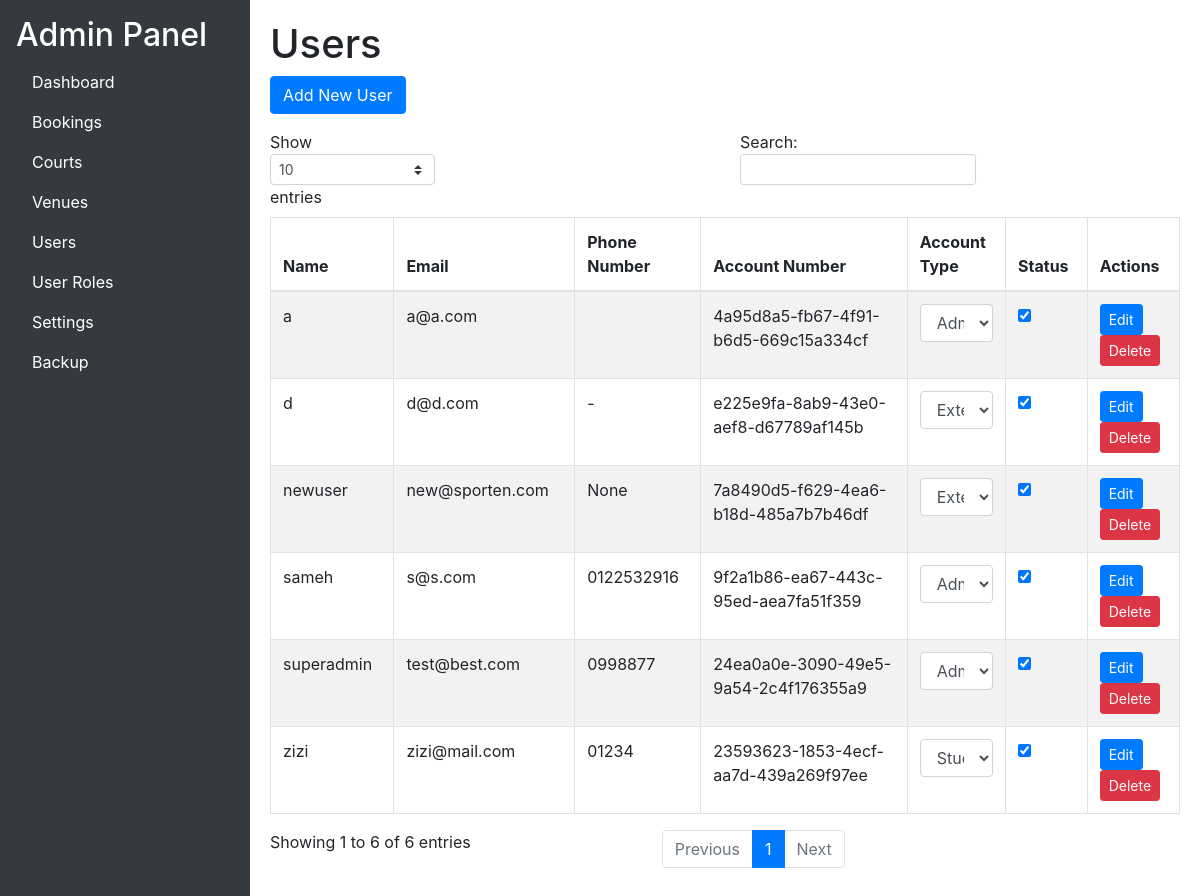
The app's page /adminpanel/users/ (signed in), older data.
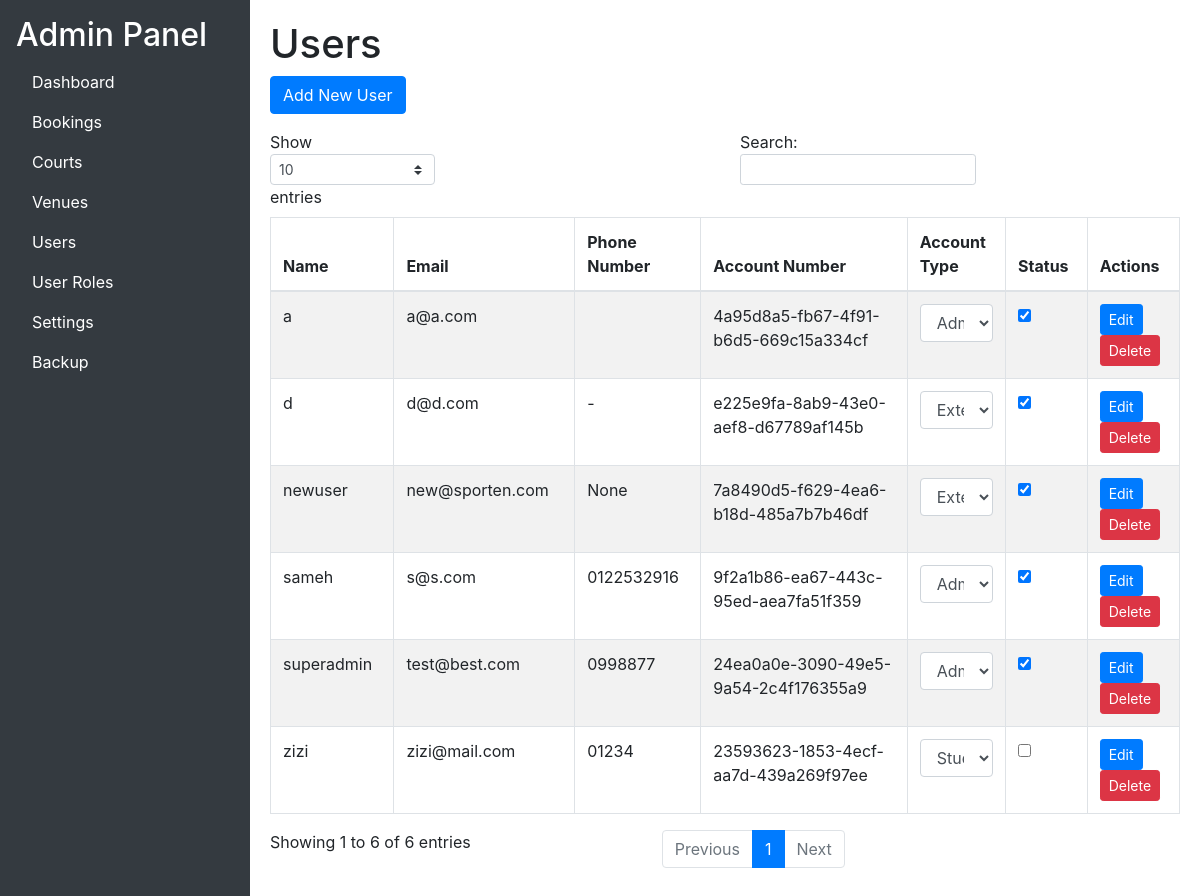
The same page, newer data.
### base/models.py (models this page shows, shortened)
class User(AbstractBaseUser, PermissionsMixin):
    accountChoices = [
        ('EXT', 'External'),
        ('STU', 'Student'),
        ('STA', 'Staff'),
        ('ADM', 'Admin'),
    ]
    userID = models.UUIDField(primary_key=True, default=uuid.uuid4, editable=False)
    name = models.CharField(max_length=255)
    email = models.EmailField(_("email address"), unique=True)
    phone_num = models.CharField(max_length=255, null=True)
    accountType = models.CharField(
        max_length=10,
        choices=accountChoices,
        default='EXT',
    )
    is_active = models.BooleanField(default=True)
    is_staff = models.BooleanField(default=False)
    date_joined = models.DateTimeField(default=timezone.now)  # New field added
    objects = CustomAccountManager()
    USERNAME_FIELD = 'email'
    REQUIRED_FIELDS = ['name']

### base/views.py (the view)
# urls.py: path('adminpanel/users/', views.admin_users, name='admin_users'),
@login_required
@user_passes_test(is_admin)
def admin_users(request):
    users = User.objects.all()
    context = {
        'users': users,
    }
    return render(request, 'adminpanel/users.html', context)

### base/views.py (called while the page is built)
def is_admin(user):
    return user.is_staff

### base/templates/adminpanel/users.html (shortened to what this page needs)
{% extends "adminpanel/base_admin.html" %}
{% block content %}
    <h1>Users</h1>
    <a href="{% url 'create_user' %}" class="btn btn-primary mb-3">Add New User</a>
    <table id="usersTable" class="table table-striped table-bordered">
        <thead>
            <tr>
                <th>Name</th>
                <th>Email</th>
                <th>Phone Number</th>
                <th>Account Number</th>
                <th>Account Type</th>
                <th>Status</th>
                <th>Actions</th>
            </tr>
        </thead>
        <tbody>
            {% for user in users %}
            <tr>
                <td>{{ user.name }}</td>
                <td>{{ user.email }}</td>
                <td>{{ user.phone_num }}</td>
                <td>{{ user.userID }}</td>
                <td>
                    <select onchange="updateUserAccountType('{{ user.userID }}', this.value)" class="form-control">
                        <option value="EXT" {% if user.accountType == 'EXT' %}selected{% endif %}>External</option>
                        <option value="STU" {% if user.accountType == 'STU' %}selected{% endif %}>Student</option>
                        <option value="ADM" {% if user.accountType == 'ADM' %}selected{% endif %}>Admin</option>
                    </select>
                </td>
                <td>
                    <input type="checkbox" data-toggle="toggle" data-on="Active" data-off="Inactive" data-onstyle="success" data-offstyle="danger" onchange="toggleActiveStatus('{{ user.userID }}')" {% if user.is_active %}checked{% endif %}>
                </td>
                <td>
                    <a href="{% url 'update_user' user.userID %}" class="btn btn-primary btn-sm">Edit</a>
                    <button class="btn btn-danger btn-sm" onclick="confirmDelete('{{ user.userID }}')">Delete</button>
                </td>
            </tr>
            {% endfor %}
        </tbody>
    </table>
{% endblock %}

Row changes from the older to the newer data that the page shows:
changed User "zizi": is_active "☑" → "☐"
